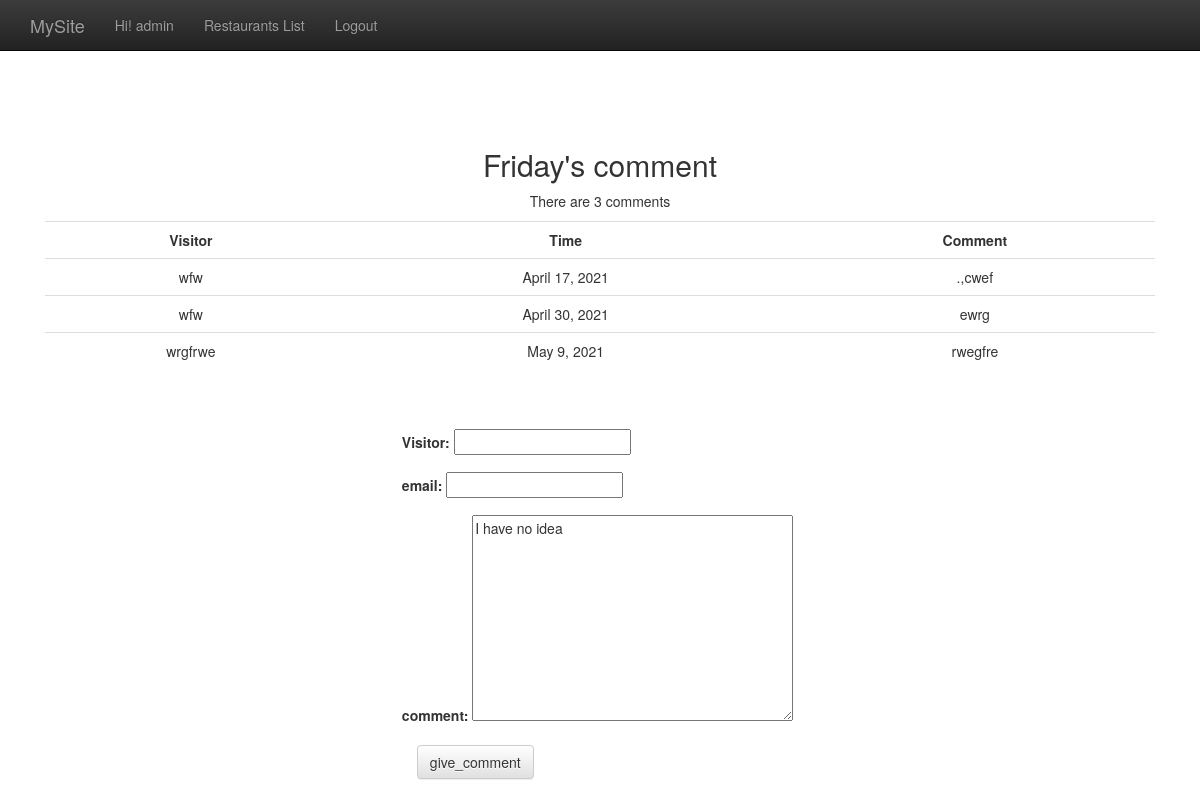
The app's page /comment/3/ (signed in), older data.
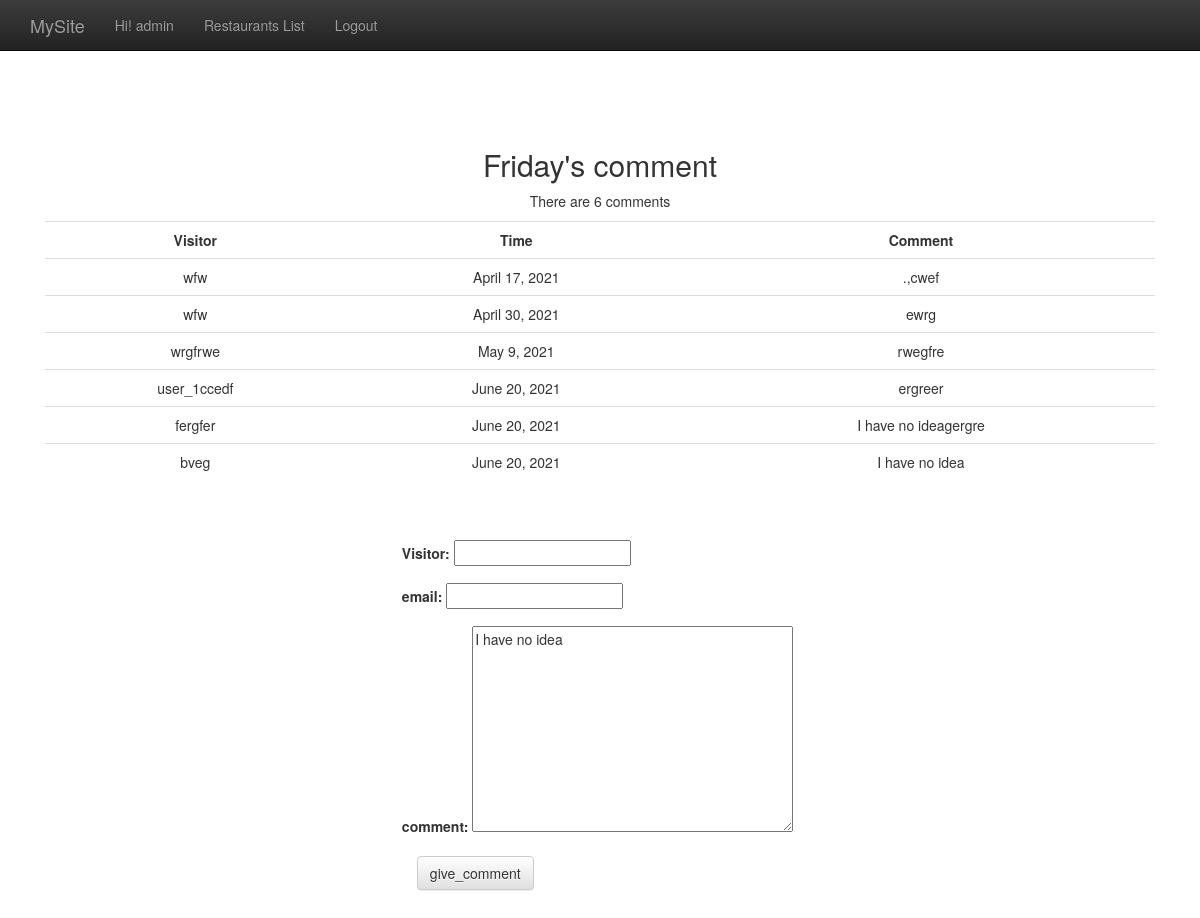
The same page, newer data.
### restaurants/models.py (models this page shows, shortened)
class Restaurant(models.Model):
    name = models.CharField(max_length=20)
    phone_number = models.CharField(max_length=15)
    address = models.CharField(max_length=50, blank=True)

class Comment(models.Model):
    content = models.CharField(max_length=255)
    visitor = models.CharField(max_length=255)
    email = models.CharField(max_length=255)
    date_time = models.DateTimeField()
    restaurant = models.ForeignKey(Restaurant)
    class Meta:
        permissions = (
            ("can_comment", "Can comment"),
        )

### restaurants/views.py (the view, shortened to what this page needs)
# urls.py: url(r'^comment/(?P<pk>\d+)/$', CommentView.as_view()),
class CommentView(FormView, SingleObjectMixin):
    form_class = CommentForm
    template_name = 'comment.html'
    success_url = '/comment/'
    initial = {'content': u'I have no idea'}
    model = Restaurant
    context_object_name = 'r'
    def get_context_data(self, **kwargs):
        self.object = self.get_object()
        return super(CommentView, self).get_context_data(object=self.object, **kwargs)
    @method_decorator(user_passes_test(user_can_comment, login_url='/accounts/login/'))
    def dispatch(self, request, *args, **kwargs):
        return super(CommentView, self).dispatch(request, *args, **kwargs)

### restaurants/forms.py
class CommentForm(forms.Form):
	visitor = forms.CharField(max_length=20)
	email = forms.EmailField(max_length=20, required=False)
	content = forms.CharField(max_length=200, widget=forms.Textarea())

### restaurants/permissions.py (called while the page is built)
def user_can_comment(user):
    return user.is_authenticated and user.has_perm('restaurants.can_comment')

### restaurants/templates/comment.html (shortened to what this page needs)
{% extends "base.html" %}
{% block content %}
        <h2>{{ r.name }}'s comment </h2>
        {% if r.comment_set.all %}
        <p>There are {{ r.comment_set.all|length }} comments</p>
        <table class="table table-hover">
            <tr>
                <th>Visitor</th>
                <th>Time</th>
                <th>Comment</th>
            </tr>
            {% for c in r.comment_set.all %}
            <tr>
                <td> {{ c.visitor }} </td>
                <td> {{ c.date_time | date:"F j, Y" }} </td>
                <td> {{ c.content }} </td>
            </tr>
            {% endfor %}
        </table>
        {% else %}
        <p>No comment</p>
        {% endif %}
        <br /><br />
        <form action="" method="post" class="form-horizontal" role="form" style="width:33%; margin:auto; text-align:left">{% csrf_token %}
            <div class="form-group">
            <label for="visitor">Visitor:</label>
            {{ form.visitor }}
            </div>
            <div class="form-group">
                <label for="email">email:</label>
            {{ form.email }}
            </div>
            <div class="form-group">
            <label for="content">comment:</label>
            {{ form.content }}
            </div>
            <input type="submit" value="give_comment" class="btn btn-default">
        </form>
{% endblock %}

### templates/base.html (shortened to what this page needs)
<!doctype html>
<html>
    <head>
        <link rel="stylesheet" href="https://maxcdn.bootstrapcdn.com/bootstrap/3.3.1/css/bootstrap.min.css">
        <link rel="stylesheet" href="https://maxcdn.bootstrapcdn.com/bootstrap/3.3.1/css/bootstrap-theme.min.css">
    </head>
    <body>
        <nav class="navbar navbar-inverse navbar-fixed-top" role="navigation">
            <div class="container">
                <div class="navbar-header">
                    <a class="navbar-brand" href="/index">MySite</a>
                </div>
                <div id="navbar" class="collapse navbar-collapse">
                    <ul class="nav navbar-nav">
                        {% if request.user.is_authenticated %}
                            <li><a href="#">Hi! {{ request.user }}</a></li>
                            <li><a href="/restaurants_list/">Restaurants List</a></li>
                            <li><a href="/accounts/logout/">Logout</a></li>
                        {% else %}
                            <li><a href="/accounts/login/">Login</a></li>
                            <li><a href="/accounts/register/">Register</a></li>
                        {% endif %}
                    </ul>
                </div>
            </div>
        </nav>
        <div class="container">
            <div class="center_padding">
                {% block content %} {% endblock %}
            </div>
        </div>
    </body>
</html>

### templates/base.html (style rules this page uses)
th { text-align: center; }
div.center_padding { text-align: center; padding: 128px 15px; }

Row changes from the older to the newer data that the page shows:
computed for Restaurant "Friday": comment_set.all|length "3" → "6"
added Comment: visitor "user_1ccedf", date_time "June 20, 2021", content "ergreer"
added Comment: visitor "fergfer", date_time "June 20, 2021", content "I have no ideagergre"
added Comment: visitor "bveg", date_time "June 20, 2021", content "I have no idea"
